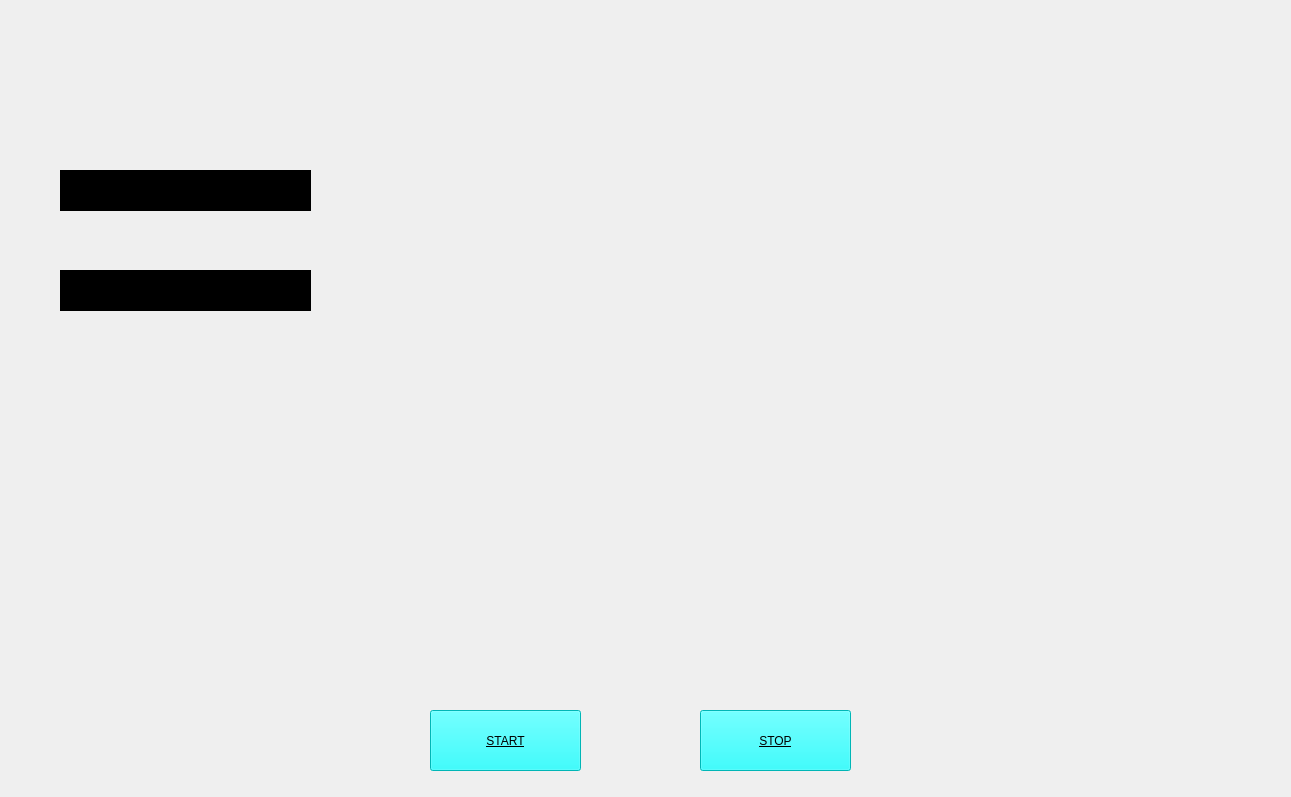
<?xml version="1.0" encoding="UTF-8"?>
<ui version="4.0">
 <class>MainWindow</class>
 <widget class="QMainWindow" name="MainWindow">
  <property name="geometry">
   <rect>
    <x>0</x>
    <y>0</y>
    <width>1291</width>
    <height>797</height>
   </rect>
  </property>
  <property name="windowTitle">
   <string>MainWindow</string>
  </property>
  <widget class="QWidget" name="centralwidget">
   <widget class="QLabel" name="bg1">
    <property name="geometry">
     <rect>
      <x>0</x>
      <y>0</y>
      <width>1301</width>
      <height>801</height>
     </rect>
    </property>
    <property name="text">
     <string/>
    </property>
    <property name="pixmap">
     <pixmap>D:/jarvis material/blackbackground.png</pixmap>
    </property>
    <property name="scaledContents">
     <bool>true</bool>
    </property>
   </widget>
   <widget class="QLabel" name="Gif1">
    <property name="geometry">
     <rect>
      <x>0</x>
      <y>-20</y>
      <width>431</width>
      <height>161</height>
     </rect>
    </property>
    <property name="text">
     <string/>
    </property>
    <property name="pixmap">
     <pixmap>D:/jarvis material/Gif1.gif</pixmap>
    </property>
    <property name="scaledContents">
     <bool>true</bool>
    </property>
   </widget>
   <widget class="QLabel" name="Gif2">
    <property name="geometry">
     <rect>
      <x>450</x>
      <y>190</y>
      <width>391</width>
      <height>381</height>
     </rect>
    </property>
    <property name="text">
     <string/>
    </property>
    <property name="pixmap">
     <pixmap>D:/jarvis material/Gif2.gif</pixmap>
    </property>
    <property name="scaledContents">
     <bool>true</bool>
    </property>
   </widget>
   <widget class="QLabel" name="Gif3">
    <property name="geometry">
     <rect>
      <x>960</x>
      <y>20</y>
      <width>391</width>
      <height>221</height>
     </rect>
    </property>
    <property name="text">
     <string/>
    </property>
    <property name="pixmap">
     <pixmap>D:/jarvis material/Gif3.gif</pixmap>
    </property>
    <property name="scaledContents">
     <bool>true</bool>
    </property>
   </widget>
   <widget class="QLabel" name="Gif4">
    <property name="geometry">
     <rect>
      <x>1020</x>
      <y>400</y>
      <width>311</width>
      <height>411</height>
     </rect>
    </property>
    <property name="text">
     <string/>
    </property>
    <property name="pixmap">
     <pixmap>D:/jarvis material/Gif4.gif</pixmap>
    </property>
    <property name="scaledContents">
     <bool>true</bool>
    </property>
   </widget>
   <widget class="QLabel" name="Gif5">
    <property name="geometry">
     <rect>
      <x>-10</x>
      <y>470</y>
      <width>281</width>
      <height>321</height>
     </rect>
    </property>
    <property name="text">
     <string/>
    </property>
    <property name="pixmap">
     <pixmap>D:/jarvis material/Gif5.gif</pixmap>
    </property>
    <property name="scaledContents">
     <bool>true</bool>
    </property>
   </widget>
   <widget class="QLabel" name="nameframe">
    <property name="geometry">
     <rect>
      <x>450</x>
      <y>20</y>
      <width>381</width>
      <height>91</height>
     </rect>
    </property>
    <property name="text">
     <string/>
    </property>
    <property name="pixmap">
     <pixmap>D:/jarvis material/frame.jpg</pixmap>
    </property>
    <property name="scaledContents">
     <bool>true</bool>
    </property>
   </widget>
   <widget class="QLabel" name="name">
    <property name="geometry">
     <rect>
      <x>540</x>
      <y>40</y>
      <width>211</width>
      <height>51</height>
     </rect>
    </property>
    <property name="text">
     <string/>
    </property>
    <property name="pixmap">
     <pixmap>D:/jarvis material/jarvis name.jpg</pixmap>
    </property>
    <property name="scaledContents">
     <bool>true</bool>
    </property>
   </widget>
   <widget class="QLabel" name="gifframe">
    <property name="geometry">
     <rect>
      <x>1040</x>
      <y>380</y>
      <width>261</width>
      <height>411</height>
     </rect>
    </property>
    <property name="text">
     <string/>
    </property>
    <property name="pixmap">
     <pixmap>D:/jarvis material/gif frame.png</pixmap>
    </property>
    <property name="scaledContents">
     <bool>true</bool>
    </property>
   </widget>
   <widget class="QLabel" name="timeframe">
    <property name="geometry">
     <rect>
      <x>0</x>
      <y>170</y>
      <width>281</width>
      <height>61</height>
     </rect>
    </property>
    <property name="text">
     <string/>
    </property>
    <property name="pixmap">
     <pixmap>D:/jarvis material/time frame.jpg</pixmap>
    </property>
    <property name="scaledContents">
     <bool>true</bool>
    </property>
   </widget>
   <widget class="QLabel" name="dateframe">
    <property name="geometry">
     <rect>
      <x>0</x>
      <y>260</y>
      <width>281</width>
      <height>71</height>
     </rect>
    </property>
    <property name="text">
     <string/>
    </property>
    <property name="pixmap">
     <pixmap>D:/jarvis material/date frame.jpg</pixmap>
    </property>
   </widget>
   <widget class="QTextBrowser" name="timetextBrowser">
    <property name="geometry">
     <rect>
      <x>60</x>
      <y>170</y>
      <width>251</width>
      <height>41</height>
     </rect>
    </property>
    <property name="styleSheet">
     <string notr="true">background-color: rgb(0, 0, 0);
font: 20pt &quot;OCR A Extended&quot;;
border:none;</string>
    </property>
   </widget>
   <widget class="QTextBrowser" name="datetextBrowser">
    <property name="geometry">
     <rect>
      <x>60</x>
      <y>270</y>
      <width>251</width>
      <height>41</height>
     </rect>
    </property>
    <property name="styleSheet">
     <string notr="true">background-color: rgb(0, 0, 0);
font: 20pt &quot;OCR A Extended&quot;;
border:none;</string>
    </property>
   </widget>
   <widget class="QLabel" name="startbuttonframe">
    <property name="geometry">
     <rect>
      <x>380</x>
      <y>700</y>
      <width>251</width>
      <height>81</height>
     </rect>
    </property>
    <property name="text">
     <string/>
    </property>
    <property name="pixmap">
     <pixmap>D:/jarvis material/start button frame.jpg</pixmap>
    </property>
    <property name="scaledContents">
     <bool>true</bool>
    </property>
   </widget>
   <widget class="QLabel" name="stopbuttonframe">
    <property name="geometry">
     <rect>
      <x>650</x>
      <y>700</y>
      <width>251</width>
      <height>81</height>
     </rect>
    </property>
    <property name="text">
     <string/>
    </property>
    <property name="pixmap">
     <pixmap>D:/jarvis material/stop button frame.jpg</pixmap>
    </property>
    <property name="scaledContents">
     <bool>true</bool>
    </property>
   </widget>
   <widget class="QPushButton" name="startpushButton">
    <property name="geometry">
     <rect>
      <x>430</x>
      <y>710</y>
      <width>151</width>
      <height>61</height>
     </rect>
    </property>
    <property name="styleSheet">
     <string notr="true">background-color: rgb(0, 255, 255);
text-decoration: underline;
font: 20pt &quot;OCR A Extended&quot;;
font: 20pt &quot;OCR A Extended&quot;;</string>
    </property>
    <property name="text">
     <string>START</string>
    </property>
   </widget>
   <widget class="QPushButton" name="stoppushButton">
    <property name="geometry">
     <rect>
      <x>700</x>
      <y>710</y>
      <width>151</width>
      <height>61</height>
     </rect>
    </property>
    <property name="styleSheet">
     <string notr="true">background-color: rgb(0, 255, 255);
text-decoration: underline;
font: 20pt &quot;OCR A Extended&quot;;
font: 20pt &quot;OCR A Extended&quot;;</string>
    </property>
    <property name="text">
     <string>STOP</string>
    </property>
   </widget>
  </widget>
 </widget>
 <resources/>
 <connections/>
</ui>
